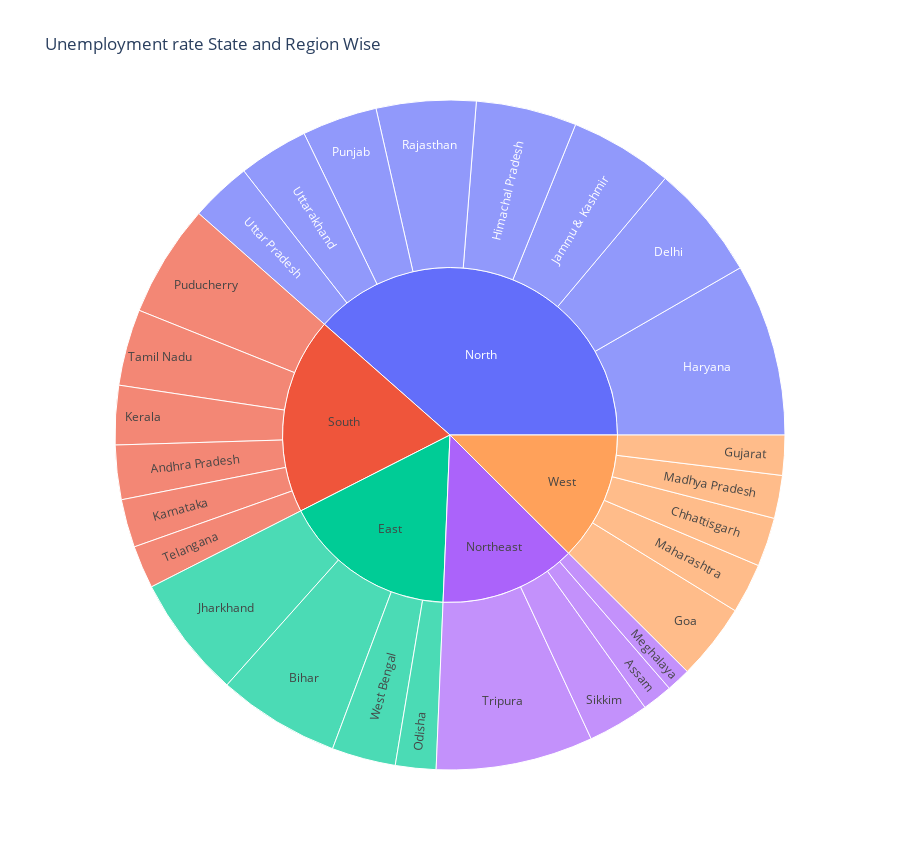

Notebook cell for this chart:
### Code cell
unemployment = data1[['Region', 'Region.1', ' Estimated Unemployment Rate (%)', ' Estimated Employed', ' Estimated Labour Participation Rate (%)']]
unemployment = unemployment.groupby(['Region.1', 'Region'])[' Estimated Unemployment Rate (%)'].mean().reset_index()
fig = px.sunburst(unemployment, path=['Region.1', 'Region'], values=' Estimated Unemployment Rate (%)', title='Unemployment rate State and Region Wise',height=850)
fig.show()

### Figure 1 — Plotly figure (JSON) as saved in the notebook; plotly's stock layout.template omitted (floating-point values rounded to 4 significant figures)
{"data": [{"branchvalues": "total", "domain": {"x": [0, 1], "y": [0, 1]}, "hovertemplate": "labels=%{label}<br> Estimated Unemployment Rate (%)=%{value}<br>parent=%{parent}<br>id=%{id}<extra></extra>", "ids": ["South/Andhra Pradesh", "Northeast/Assam", "East/Bihar", "West/Chhattisgarh", "North/Delhi", "West/Goa", "West/Gujarat", "North/Haryana", "North/Himachal Pradesh", "North/Jammu & Kashmir", "East/Jharkhand", "South/Karnataka", "South/Kerala", "West/Madhya Pradesh", "West/Maharashtra", "Northeast/Meghalaya", "East/Odisha", "South/Puducherry", "North/Punjab", "North/Rajasthan", "Northeast/Sikkim", "South/Tamil Nadu", "South/Telangana", "Northeast/Tripura", "North/Uttar Pradesh", "North/Uttarakhand", "East/West Bengal", "East", "North", "Northeast", "South", "West"], "labels": ["Andhra Pradesh", "Assam", "Bihar", "Chhattisgarh", "Delhi", "Goa", "Gujarat", "Haryana", "Himachal Pradesh", "Jammu & Kashmir", "Jharkhand", "Karnataka", "Kerala", "Madhya Pradesh", "Maharashtra", "Meghalaya", "Odisha", "Puducherry", "Punjab", "Rajasthan", "Sikkim", "Tamil Nadu", "Telangana", "Tripura", "Uttar Pradesh", "Uttarakhand", "West Bengal", "East", "North", "Northeast", "South", "West"], "name": "", "parents": ["South", "Northeast", "East", "West", "North", "West", "West", "North", "North", "North", "East", "South", "South", "West", "West", "Northeast", "East", "South", "North", "North", "Northeast", "South", "South", "Northeast", "North", "North", "East", "", "", "", "", ""], "type": "sunburst", "values": [8.664, 4.856, 19.47, 7.819, 18.41, 12.17, 6.376, 27.48, 16.07, 16.48, 19.54, 7.668, 9.434, 6.854, 7.979, 3.866, 6.462, 17.94, 11.98, 15.87, 9.793, 12.19, 6.833, 25.05, 9.737, 11.16, 10.19, 55.66, 127.2, 43.57, 62.73, 41.2]}], "layout": {"height": 850, "legend": {"tracegroupgap": 0}, "title": {"text": "Unemployment rate State and Region Wise"}}}
